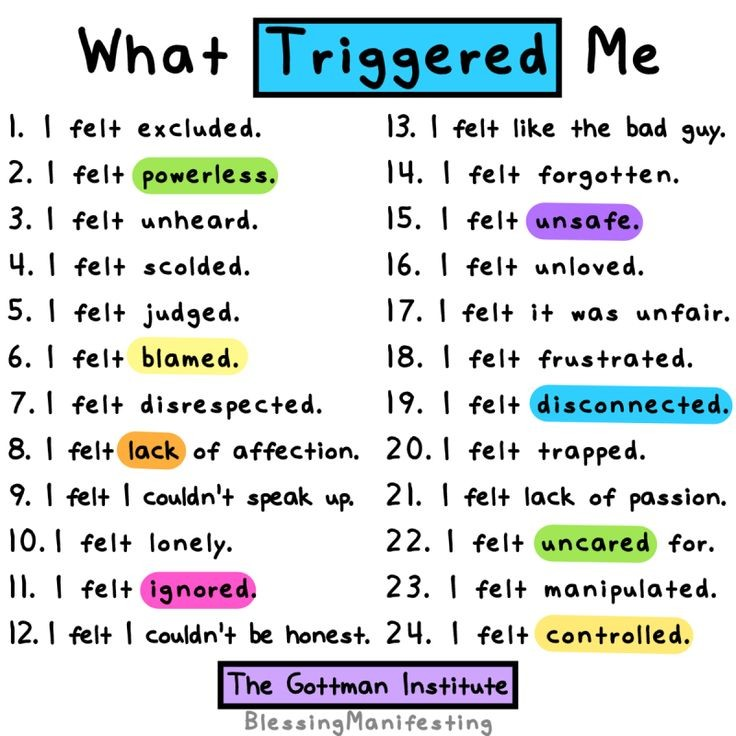
#> input picture IA_Model/NotDog (1).jpg, 736 x 736 px, found by its file name
$ python escalaCinza.py
#> lines starting #> are read from the running program, lines starting #| are printed output that depends on the picture
from PIL import Image

# Carregue a imagem
imagem = Image.open('NotDog (1).jpg')
#> imagem is the input picture: PIL image 736x736 RGB; mean R, G, B 217.2, 222, 222.8

# Converta a imagem para tons de cinza
imagem_em_tons_de_cinza = imagem.convert('L')
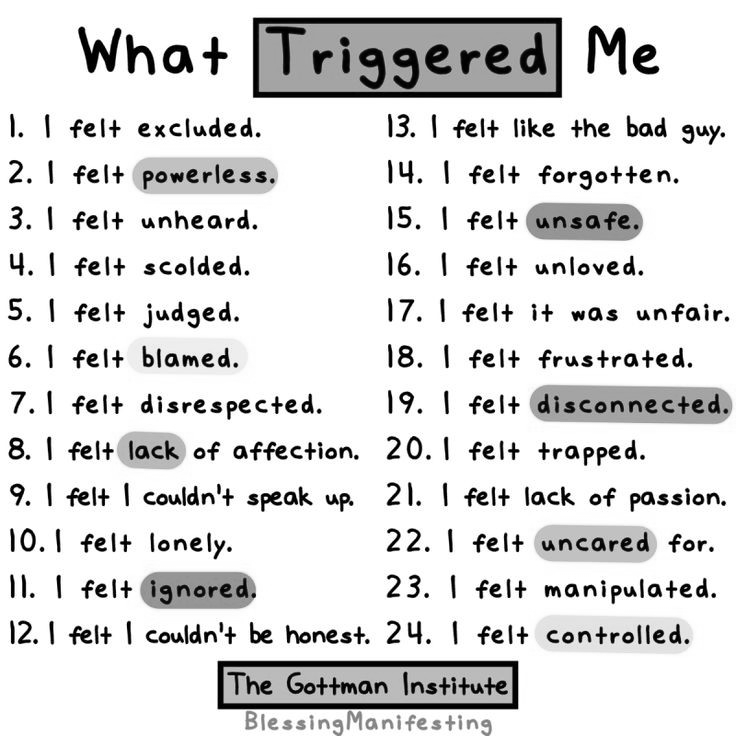
#> imagem_em_tons_de_cinza: PIL image 736x736 L; min 0, max 255, mean 220.7

# Salve a nova imagem em tons de cinza
imagem_em_tons_de_cinza.save('Paiton.jpg')

# Para obter os dados da imagem em forma de matriz
dados_imagem = list(imagem_em_tons_de_cinza.getdata())
#> dados_imagem = 541696 items

# Exiba a matriz de dados (opcional)
print(dados_imagem)
#> (printed output is left out)
